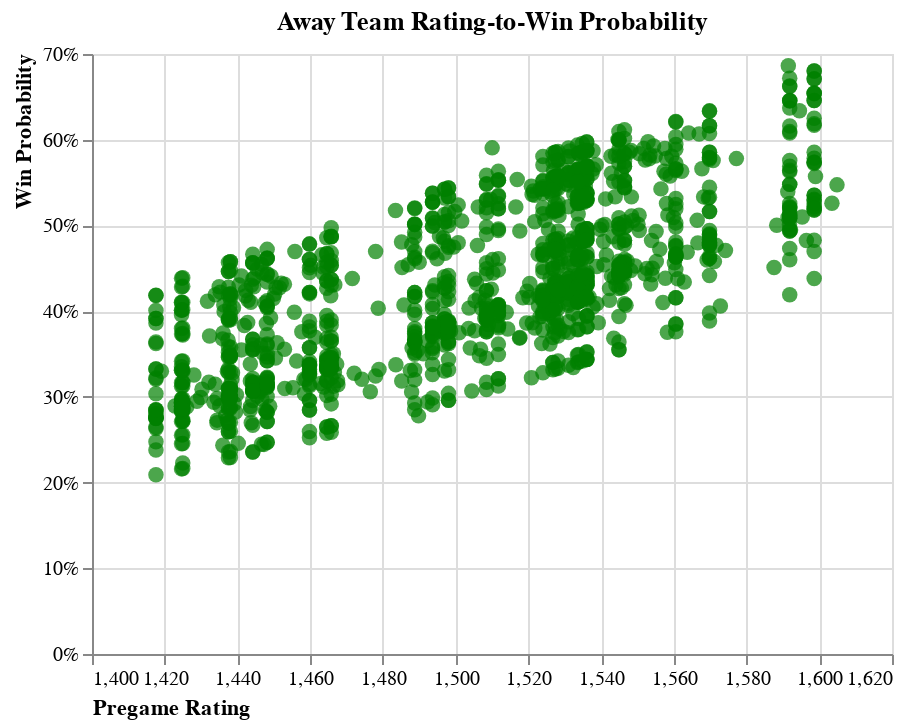

Notebook code cell kept with this figure:
### Code cell
alt.Chart(data).mark_circle(size=60).encode(
    x=alt.X('away_team_pregame_rating',
            axis=alt.Axis(title="Pregame Rating",
                          labelAngle=0,
                          titleAnchor="start"),
            scale=alt.Scale(zero=False)),
    y=alt.Y('away_team_winprob',
                    axis=alt.Axis(title = "Win Probability",
                                titleAnchor="end",
                                format='%')),
    tooltip=['away_team_pregame_rating','away_team_winprob','away_team'],
    color=alt.value('green')
    ).properties(
        title='Away Team Rating-to-Win Probability'
        
    ).interactive()

### Figure 1 — Vega-Lite specification as saved in the notebook (floating-point values rounded to 4 significant figures; data arrays with more than 128 entries replaced by an {"elided": "..."} marker saying what was removed)
{"config": {"view": {"continuousWidth": 400, "continuousHeight": 300}}, "data": {"name": "data-3d77b375fd2accf4a54eb0a13b7f6018"}, "mark": {"type": "circle", "size": 60}, "encoding": {"color": {"value": "green"}, "tooltip": [{"field": "away_team_pregame_rating", "type": "quantitative"}, {"field": "away_team_winprob", "type": "quantitative"}, {"field": "away_team", "type": "nominal"}], "x": {"axis": {"labelAngle": 0, "title": "Pregame Rating", "titleAnchor": "start"}, "field": "away_team_pregame_rating", "scale": {"zero": false}, "type": "quantitative"}, "y": {"axis": {"format": "%", "title": "Win Probability", "titleAnchor": "end"}, "field": "away_team_winprob", "type": "quantitative"}}, "selection": {"selector002": {"type": "interval", "bind": "scales", "encodings": ["x", "y"]}}, "title": "Away Team Rating-to-Win Probability", "$schema": "https://vega.github.io/schema/vega-lite/v4.17.0.json", "datasets": {"data-3d77b375fd2accf4a54eb0a13b7f6018": {"elided": "1310 records"}}}
